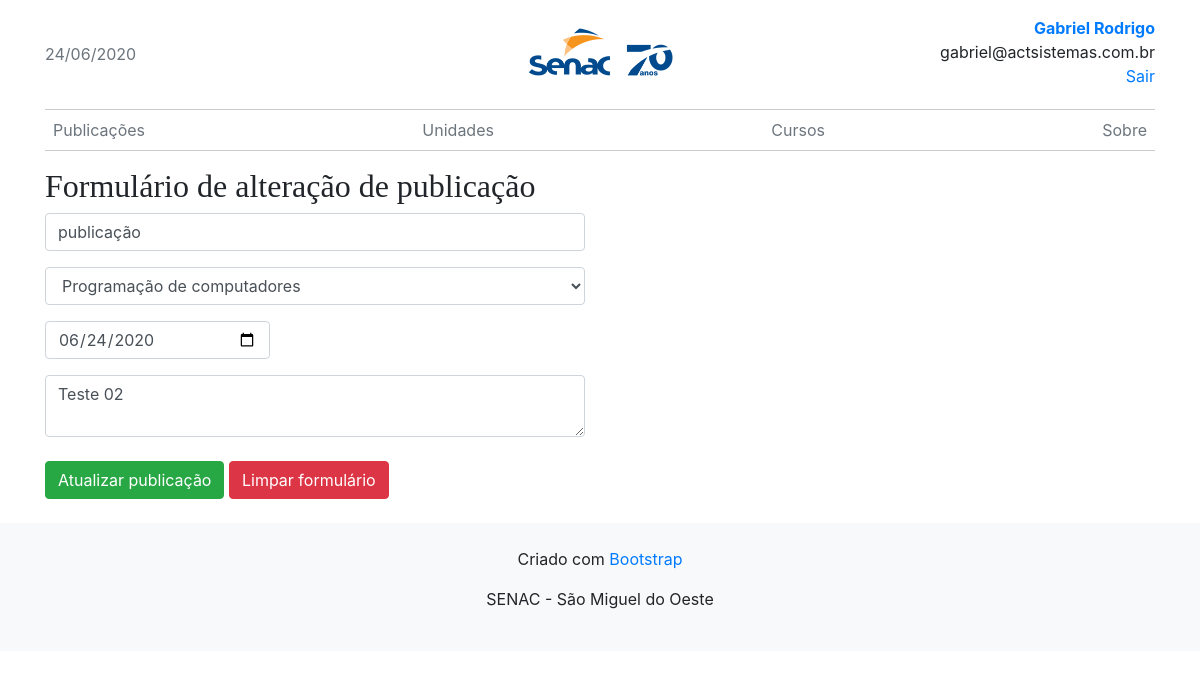
The app's page /admin/index.php?pagina=publicacoes/formulario&id=7 (signed in) with its own data.
### tables this page shows
CREATE TABLE `publicacao` (
  `id` int(11) NOT NULL,
  `aluno` varchar(45) NOT NULL,
  `curso` int(11) NOT NULL,
  `data` date NOT NULL,
  `conteudo` text NOT NULL
);

CREATE TABLE `curso` (
  `id` int(11) NOT NULL,
  `titulo` varchar(255) NOT NULL,
  `manchete` varchar(45) NOT NULL,
  `conteudo` text NOT NULL,
  `arquivo` varchar(50) NOT NULL
);

### admin/arquivos/publicacoes/formulario.php (the view, shortened to what this page needs)
<?php
$id = $_GET['id'];
if(is_numeric($id) && !empty($id)){
    $titulo = "Formulário de alteração de publicação";
    $botao = 'Atualizar';
    $publicacao = mysqli_query($link,"SELECT * FROM publicacao WHERE id=$id");
    $buscaPublicacao = mysqli_fetch_object($publicacao);
}else{
    $titulo = "Formulário de cadastro de publicação";
    $botao = 'Cadastrar';
    $id = '';
}
?>
<div class="row">
    <div class="col-12 col-md-6">
        <form method="POST" action="index.php?pagina=publicacoes/acoes&id=<?=$id?>" class="form-horizontal" id="form-publicacoes">
            <h2 class="display-5" id="titleform"><?=$titulo?></h2>
            <div class="form-group mb-3">
                <input type="text" value="<?=$buscaPublicacao->aluno?>" class="form-control" name="aluno" id="aluno" placeholder="Digite o nome aluno">
            </div>
            <div class="form-group mb-3">
                <select name="curso" class="form-control" required>
                    <?php
                        $cursos = mysqli_query($link,'SELECT * FROM curso ORDER BY titulo ASC');
                        while($curso = mysqli_fetch_object($cursos)){
                            echo '<option value="'.$curso->id.'" '.($buscaPublicacao->curso==$curso->id?"selected":null).'>'.$curso->titulo.'</option>';
                        }
                    ?>
                </select>
            </div>
            <div class="form-group mb-3">
                <input type="date" value="<?=$buscaPublicacao->data?>" class="form-control col-12 col-md-5" name="data" id="data" placeholder="Selecione a data">
            </div>
            <div class="form-group">
                <textarea class="form-control" name="conteudo" id="conteudo" placeholder="Digite o conteúdo da publicação"><?=trim($buscaPublicacao->conteudo)?></textarea>
            </div>
            <div class="mt-4 pb-4">
                <button type="submit" class="btn btn-success" id="btn-enviar"><?=$botao?> publicação</button>
                <button type="reset" class="btn btn-danger">Limpar formulário</button>
            </div>
        </form>
    </div>
</div>

### public/css/style.css (style rules this page uses)
h1, h2, h5 { font-family: Georgia, Times, 'Times New Roman', serif; }

### records on screen
publicacao: aluno "publicação", curso "Programação de computadores", data "06/24/2020", conteudo "Teste 02"

### other values on screen
$_SESSION['nome'] "Gabriel Rodrigo"
$_SESSION['email'] "gabriel@actsistemas.com.br"
$titulo "Formulário de alteração de publicação"
$botao "Atualizar"
